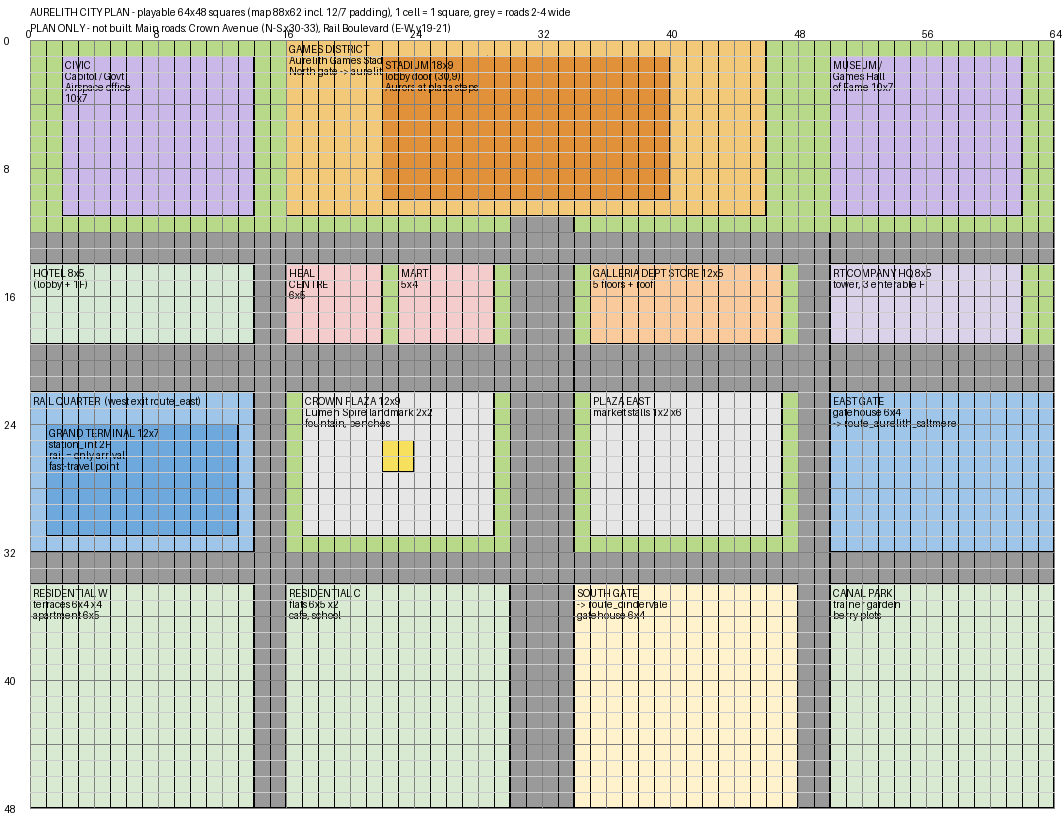

Reproduce this figure in Python.
# Aurelith city plan diagram (Pillow, HPND licence). Playable area 64x48 squares.
from PIL import Image, ImageDraw, ImageFont
W,H,S=64,48,16
img=Image.new('RGB',(W*S+40,H*S+70),'white'); d=ImageDraw.Draw(img); ox,oy=30,40
f=ImageFont.load_default()
def R(x,y,w,h,c,t=''):
    d.rectangle([ox+x*S,oy+y*S,ox+(x+w)*S-1,oy+(y+h)*S-1],fill=c,outline='black')
    if t:
        for i,l in enumerate(t.split('\n')): d.text((ox+x*S+3,oy+y*S+3+i*11),l,fill='black',font=f)
R(0,0,W,H,'#b9d98a')                          # park/greenery base
# roads (grey) and pavements are implicit 1-square margins
for r in [(0,19,64,3),(30,0,4,48),(0,12,64,2),(0,32,64,2),(14,12,2,36),(48,12,2,36)]: R(*r,'#9a9a9a')
R(30,19,4,3,'#9a9a9a','')
R(16,0,30,11,'#f2c879','GAMES DISTRICT\nAurelith Games Stadium 18x9 (x22-39,y1-9)\nNorth gate -> aurelith_arena')
R(22,1,18,9,'#e0913a','STADIUM 18x9\nlobby door (30,9)\nAurora at plaza steps')
R(2,1,12,10,'#c9b8e8','CIVIC\nCapitol / Govt\nAirspace office\n10x7')
R(50,1,12,10,'#c9b8e8','MUSEUM /\nGames Hall\nof Fame 10x7')
R(0,22,14,10,'#9fc5e8','RAIL QUARTER  (west exit route_east)')
R(1,24,12,7,'#6fa8dc','GRAND TERMINAL 12x7\nstation_int 2F\nrail = only arrival\nfast-travel point')
R(17,22,12,9,'#ffffff','')
R(17,22,12,9,'#e6e6e6','CROWN PLAZA 12x9\nLumen Spire landmark 2x2\nfountain, benches')
R(22,25,2,2,'#f6e05e')
R(35,22,12,9,'#e6e6e6','PLAZA EAST\nmarket stalls 1x2 x6')
R(16,14,6,5,'#f4cccc','HEAL\nCENTRE\n6x5')
R(23,14,6,5,'#f4cccc','MART\n5x4')
R(35,14,12,5,'#f9cb9c','GALLERIA DEPT STORE 12x5\n5 floors + roof')
R(50,14,12,5,'#d9d2e9','RT COMPANY HQ 8x5\ntower, 3 enterable F')
R(50,22,14,10,'#9fc5e8','EAST GATE\ngatehouse 6x4\n-> route_aurelith_saltmere')
R(0,14,14,5,'#d5e8d4','HOTEL 8x5\n(lobby + 1F)')
R(0,34,14,14,'#d9ead3','RESIDENTIAL W\nterraces 6x4 x4\napartment 6x5')
R(16,34,14,14,'#d9ead3','RESIDENTIAL C\nflats 6x5 x2\ncafe, school')
R(34,34,14,14,'#fff2cc','SOUTH GATE\n-> route_cindervale\ngatehouse 6x4')
R(50,34,14,14,'#d9ead3','CANAL PARK\ntrainer garden\nberry plots')
# grid
for x in range(W+1): d.line([ox+x*S,oy,ox+x*S,oy+H*S],fill=(0,0,0,40) if x%4 else 'gray',width=1 if x%4 else 1)
for y in range(H+1): d.line([ox,oy+y*S,ox+W*S,oy+y*S],fill='gray' if y%4==0 else '#cccccc')
for x in range(0,W+1,8): d.text((ox+x*S-4,oy-12),str(x),fill='black',font=f)
for y in range(0,H+1,8): d.text((4,oy+y*S-5),str(y),fill='black',font=f)
d.text((ox,6),'AURELITH CITY PLAN - playable 64x48 squares (map 88x62 incl. 12/7 padding), 1 cell = 1 square, grey = roads 2-4 wide',fill='black',font=f)
d.text((ox,22),'PLAN ONLY - not built. Main roads: Crown Avenue (N-S x30-33), Rail Boulevard (E-W y19-21)',fill='black',font=f)
img.save('layout.png')
